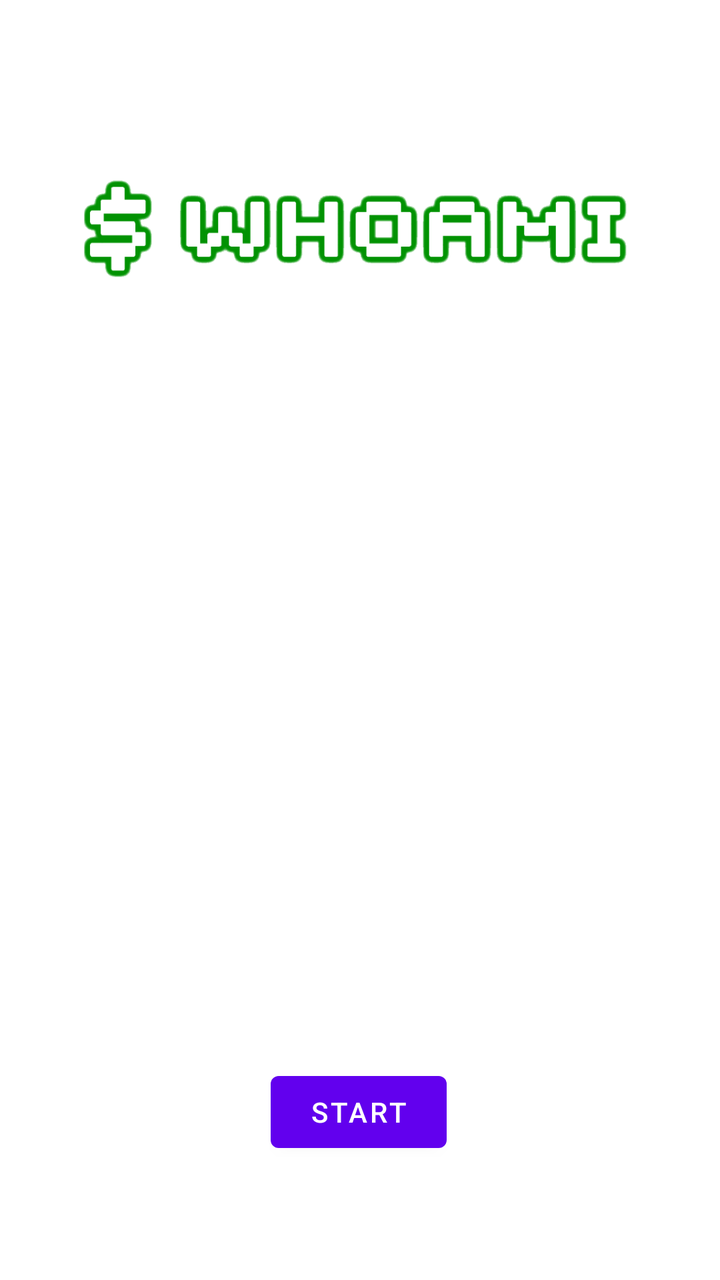
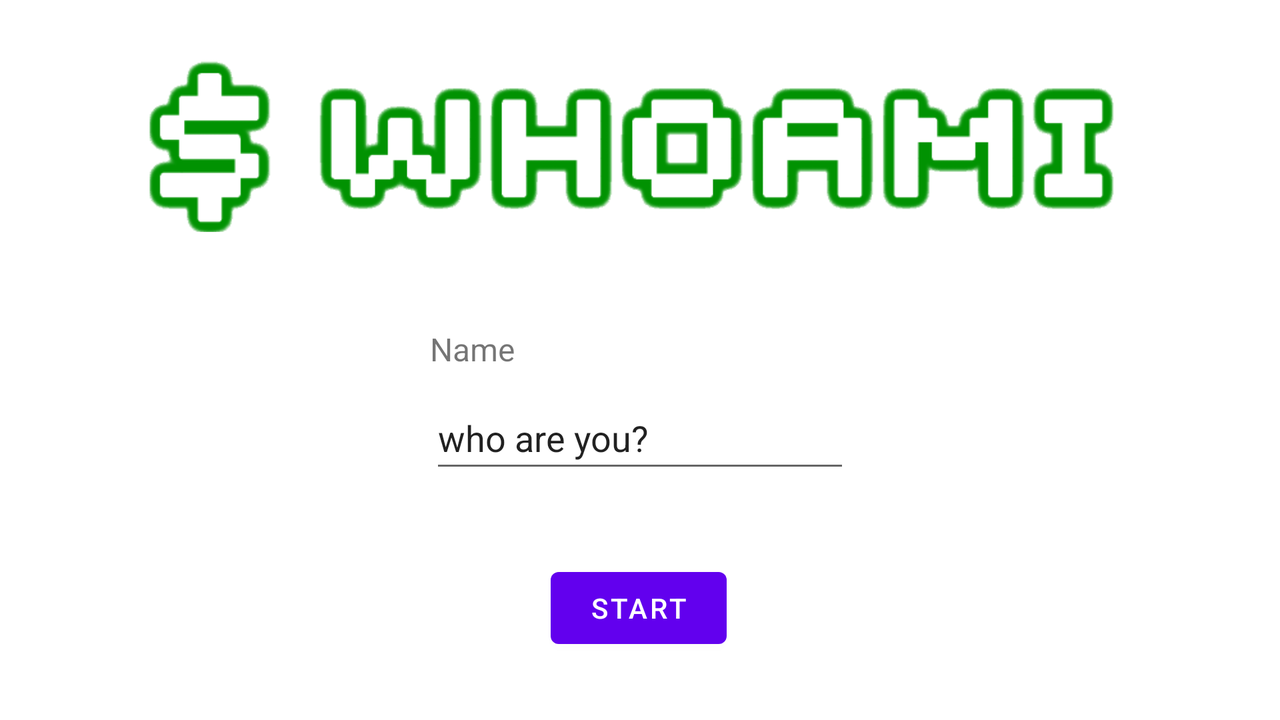

First picture: res/layout/ on a phone held upright. Second picture: the repository's own variant of that layout, on a device whose configuration matches the variant's folder. Source for both follows.
<!-- AndroidManifest.xml: application theme Theme.AndroidForm -->
<!-- res/layout/activity_main.xml -->
<?xml version="1.0" encoding="utf-8"?>
<androidx.constraintlayout.widget.ConstraintLayout xmlns:android="http://schemas.android.com/apk/res/android"
    xmlns:app="http://schemas.android.com/apk/res-auto"
    xmlns:tools="http://schemas.android.com/tools"
    android:layout_width="match_parent"
    android:layout_height="match_parent"
    tools:context=".MainActivity">

    <Button
        android:id="@+id/startButton"
        android:layout_width="wrap_content"
        android:layout_height="wrap_content"
        android:layout_marginBottom="60dp"
        android:text="@string/startButton"
        app:layout_constraintBottom_toBottomOf="parent"
        app:layout_constraintEnd_toEndOf="parent"
        app:layout_constraintHorizontal_bias="0.498"
        app:layout_constraintStart_toStartOf="parent" />

    <ImageView
        android:id="@+id/logo"
        android:layout_width="wrap_content"
        android:layout_height="100dp"
        android:layout_marginTop="60dp"
        android:contentDescription="@string/logo_name"
        android:scaleType="centerCrop"
        app:layout_constraintEnd_toEndOf="parent"
        app:layout_constraintHorizontal_bias="1.0"
        app:layout_constraintStart_toStartOf="parent"
        app:layout_constraintTop_toTopOf="parent"
        app:srcCompat="@drawable/icon_whoami_t" />
</androidx.constraintlayout.widget.ConstraintLayout>
<!-- resources referenced by this layout -->
<resources>
  <!-- drawable icon_whoami_t: png bitmap (drawable, 17757 bytes) -->
  <string name="logo_name" translatable="false">whoami</string>
  <string name="startButton">Start</string>
  <style name="Theme.AndroidForm" parent="Theme.MaterialComponents.DayNight.DarkActionBar">
          
          <item name="colorPrimary">@color/purple_500</item>
          <item name="colorPrimaryVariant">@color/purple_700</item>
          <item name="colorOnPrimary">@color/white</item>
          
          <item name="colorSecondary">@color/teal_200</item>
          <item name="colorSecondaryVariant">@color/teal_700</item>
          <item name="colorOnSecondary">@color/black</item>
          
          <item name="android:statusBarColor" tools:targetApi="l">?attr/colorPrimaryVariant</item>
          
      </style>
</resources>
<!-- res/layout-land/activity_main.xml (the repository's variant of the layout above) -->
<!-- drawn on the phone turned sideways -->
<?xml version="1.0" encoding="utf-8"?>
<androidx.constraintlayout.widget.ConstraintLayout xmlns:android="http://schemas.android.com/apk/res/android"
    xmlns:app="http://schemas.android.com/apk/res-auto"
    xmlns:tools="http://schemas.android.com/tools"
    android:layout_width="match_parent"
    android:layout_height="match_parent"
    tools:context=".MainActivity">

    <Button
        android:id="@+id/startButton"
        android:layout_width="wrap_content"
        android:layout_height="wrap_content"
        android:layout_marginBottom="32dp"
        android:text="@string/startButton"
        app:layout_constraintBottom_toBottomOf="parent"
        app:layout_constraintEnd_toEndOf="parent"
        app:layout_constraintHorizontal_bias="0.499"
        app:layout_constraintStart_toStartOf="parent" />

    <ImageView
        android:id="@+id/logo"
        android:layout_width="wrap_content"
        android:layout_height="100dp"
        android:layout_marginTop="16dp"
        android:contentDescription="@string/logo_name"
        android:scaleType="centerCrop"
        app:layout_constraintEnd_toEndOf="parent"
        app:layout_constraintHorizontal_bias="0.0"
        app:layout_constraintStart_toStartOf="parent"
        app:layout_constraintTop_toTopOf="parent"
        app:srcCompat="@drawable/icon_whoami_t" />

    <EditText
        android:id="@+id/nameInput"
        android:layout_width="wrap_content"
        android:layout_height="wrap_content"
        android:ems="10"
        android:inputType="textPersonName"
        android:minHeight="48dp"
        android:text="@string/nameInput"
        app:layout_constraintBottom_toTopOf="@+id/startButton"
        app:layout_constraintEnd_toEndOf="parent"
        app:layout_constraintStart_toStartOf="parent"
        app:layout_constraintTop_toBottomOf="@+id/logo"
        app:layout_constraintVertical_bias="0.666" />

    <TextView
        android:id="@+id/nameLabel"
        android:layout_width="wrap_content"
        android:layout_height="wrap_content"
        android:layout_marginBottom="8dp"
        android:text="@string/nameLabel"
        android:textSize="16sp"
        app:layout_constraintBottom_toTopOf="@+id/nameInput"
        app:layout_constraintStart_toStartOf="@+id/nameInput" />
</androidx.constraintlayout.widget.ConstraintLayout>
<!-- resources referenced by the variant -->
<!-- as the phone turned sideways resolves them -->
<resources>
  <!-- drawable icon_whoami_t: png bitmap (drawable, 17757 bytes) -->
  <string name="logo_name" translatable="false">whoami</string>
  <string name="nameInput">who are you?</string>
  <string name="nameLabel">Name</string>
  <string name="startButton">Start</string>
  <style name="Theme.AndroidForm" parent="Theme.MaterialComponents.DayNight.DarkActionBar">
          
          <item name="colorPrimary">@color/purple_500</item>
          <item name="colorPrimaryVariant">@color/purple_700</item>
          <item name="colorOnPrimary">@color/white</item>
          
          <item name="colorSecondary">@color/teal_200</item>
          <item name="colorSecondaryVariant">@color/teal_700</item>
          <item name="colorOnSecondary">@color/black</item>
          
          <item name="android:statusBarColor" tools:targetApi="l">?attr/colorPrimaryVariant</item>
          
      </style>
</resources>
